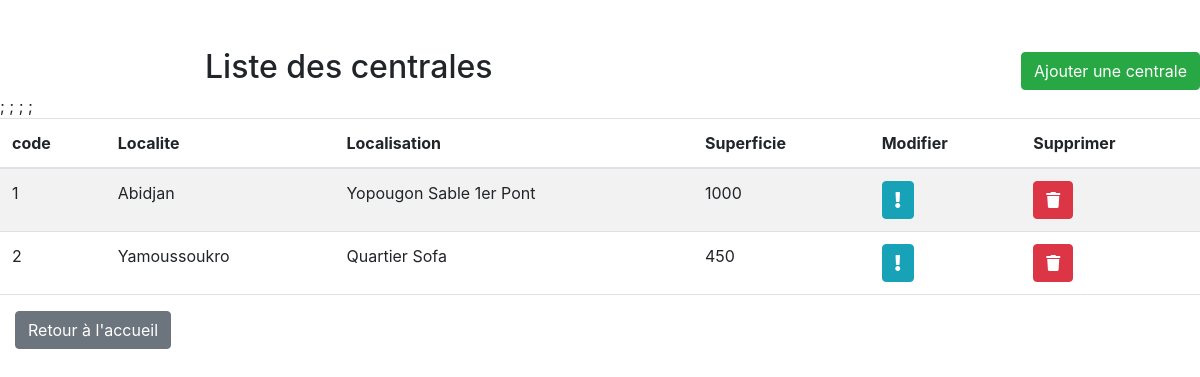
The page /centrale.php on the database its author committed.
### tables this page shows
CREATE TABLE IF NOT EXISTS `centrale` (
  `code_centrale` int NOT NULL AUTO_INCREMENT,
  `localite_centrale` varchar(100) DEFAULT NULL,
  `localisation_centrale` varchar(200) DEFAULT NULL,
  `superficie_centrale` double DEFAULT NULL,
  PRIMARY KEY (`code_centrale`)
);

### centrale.php (the view, shortened to what this page needs)
<!DOCTYPE html>
<html lang="en">
<head>
    <link href="https://cdn.jsdelivr.net/npm/bootstrap@5.3.0-alpha1/dist/css/bootstrap.min.css" rel="stylesheet">
<link href="https://stackpath.bootstrapcdn.com/bootstrap/4.5.2/css/bootstrap.min.css" rel="stylesheet">
<link href="https://cdnjs.cloudflare.com/ajax/libs/font-awesome/5.15.4/css/all.min.css" rel="stylesheet">
  </head>
<body>
<div class="row align-items-center">
  <div class="col-sm-7">
    <h2 class="mt-5">Liste des centrales</h2>
  </div>
  <div class="col-sm-3 text-right">
    <button type="button" class="btn btn-success mt-5" data-toggle="modal" data-target="#modal-ajouter-centrale">
      Ajouter une centrale
    </button>
  </div>
</div>
        <table class="table table-striped">
            <thead>
                <tr>
                    <th>code</th>
                    <th>Localite</th>
                    <th>Localisation</th>
                    <th>Superficie</th>
                    <th>Modifier</th>
                    <th>Supprimer</th>
                </tr>
            </thead>
            <tbody>
                <?php
                include 'db_connection.php';
                 $sql = "SELECT * FROM centrale";
                 $result = $conn->query($sql);
                if ($result->num_rows > 0) {
                    while ($row = $result->fetch_assoc()) {?>
                        <tr>
                            <td><?php echo $row['code_centrale']; ?></td>
                            <td><?php echo htmlspecialchars ($row['localite_centrale']); ?></td>
                            <td><?php echo $row['localisation_centrale']; ?></td>
                            <td><?php echo $row['superficie_centrale']; ?></td>
  <td><button title="modifier les infos de :  <?php echo htmlspecialchars($row['localite_centrale']); ?>" class="btn btn-info btn-flat"
             data-toggle="modal" data-target="#modal-modifier-info-centrale<?php echo $row['code_centrale']; ?>">
       <i  class="fa fa-exclamation"></i>
        </button>
        <td><button title="supprimer les infos de :  <?php echo htmlspecialchars($row['localite_centrale']); ?>" class="btn btn-danger btn-flat"
             data-toggle="modal" data-target="#modal-supprimer-info-centrale<?php echo $row['code_centrale']; ?>">
             <i  class="fa fa-trash"></i>
        </button>
      </td>
                        </tr>;
                        <?php
                    }
                } else {
                   echo "<tr><td colspan='4' class='text-center'>Aucun fournisseur trouvé</td></tr>";
                }
                ?>
            </tbody>
        </table>
        <div class="col-2">
                   <a href="depart.php" class="btn btn-secondary">Retour à l'accueil</a>
                 </div>
</body>
</html>

### rows shown on the page
centrale: code_centrale "1", localite_centrale "Abidjan", localisation_centrale "Yopougon Sable 1er Pont", superficie_centrale "1000"
centrale: code_centrale "2", localite_centrale "Yamoussoukro", localisation_centrale "Quartier Sofa", superficie_centrale "450"
